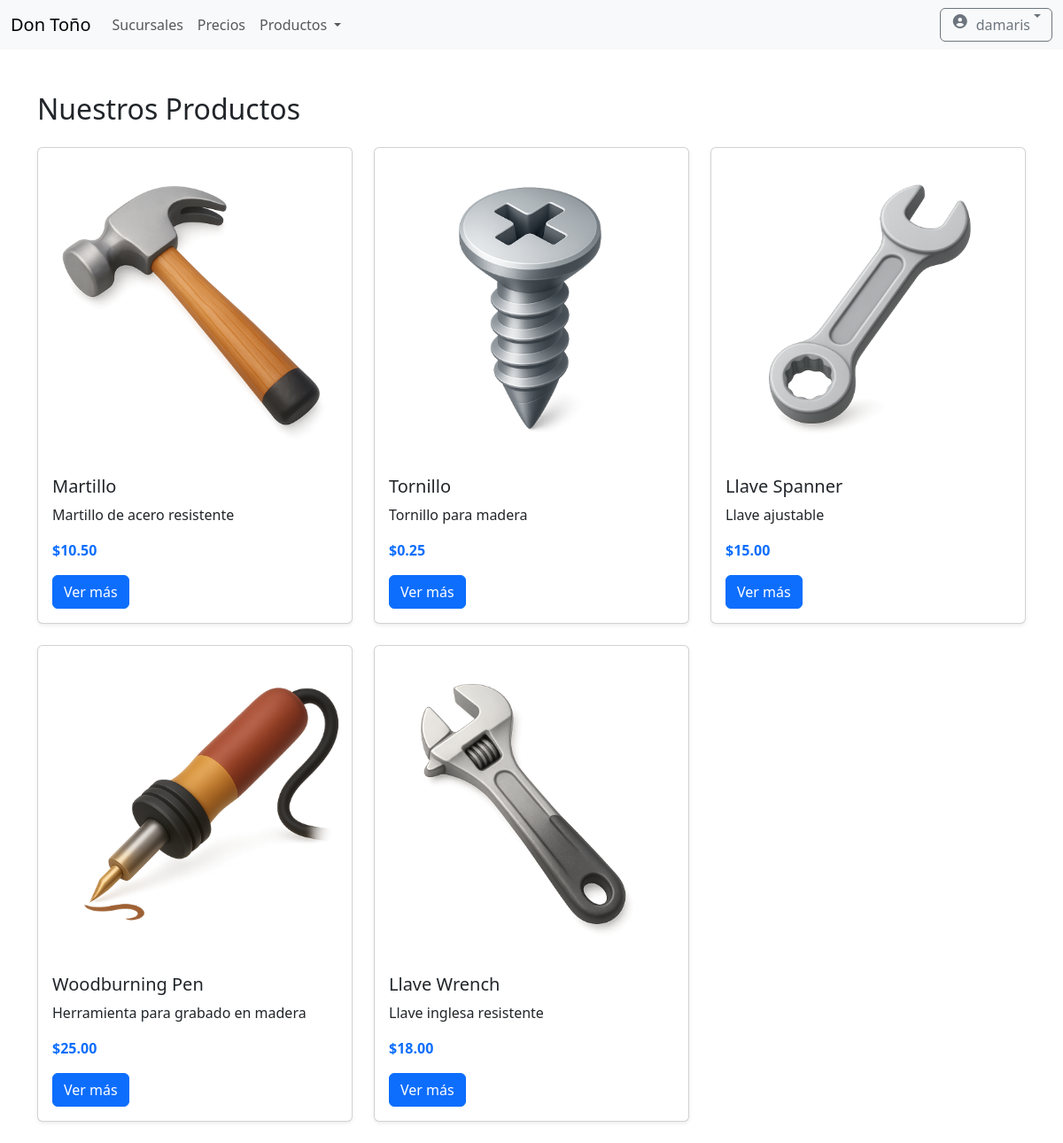
Page /dontono-am/productos.php (signed in) on the committed database.
### tables this page shows
CREATE TABLE `productos` (
  `id` int(11) NOT NULL,
  `nombre` varchar(100) DEFAULT NULL,
  `descripcion` text DEFAULT NULL,
  `precio` decimal(10,2) DEFAULT NULL,
  `categoria` varchar(50) DEFAULT NULL,
  `stock` int(11) DEFAULT NULL,
  `imagen` varchar(255) DEFAULT NULL,
  `imagen2` varchar(255) DEFAULT NULL
);

### dontono-am/productos.php (the view, shortened to what this page needs)
<?php
    include("php/conexion.php");
    $sql = "SELECT * FROM productos";
    $resultado = $conn->query($sql);
    require_once("include/header.php")
?>
<!DOCTYPE html>
<html lang="en">
<head>
        <link href="https://cdn.jsdelivr.net/npm/bootstrap@5.3.8/dist/css/bootstrap.min.css" rel="stylesheet">
        <link rel="stylesheet" href="style/style.css">
        <link rel="stylesheet" href="https://cdnjs.cloudflare.com/ajax/libs/font-awesome/7.0.1/css/all.min.css">
</head>
<body>
    <?php require_once 'include/navbar.php';?>
    <div class="container mt-5">
    <h2 class="mb-4">Nuestros Productos</h2>
    <div class="row">
        <?php while($producto = $resultado->fetch_assoc()): ?>
        <div class="col-md-4 mb-4">
            <div class="card h-100 shadow-sm">
                <img src="img/productos/<?php echo $producto['imagen']; ?>"
class="card-img-top" alt="">
                <div class="card-body">
                    <h5 class="card-title"><?php echo $producto['nombre']; ?></h5>
                    <p class="card-text">
                        <?php echo $producto['descripcion']; ?>
                    </p>
                    <p class="fw-bold text-primary">
                        $<?php echo $producto['precio']; ?>
                    </p>
                    <a href="#" class="btn btn-primary">Ver más</a>
                </div>
            </div>
        </div>
    <?php endwhile; ?>
    </div>
</div>
</body>
</html>

### rows in the picture
productos: imagen (picture), nombre "Martillo", descripcion "Martillo de acero resistente", precio "10.50"
productos: imagen (picture), nombre "Tornillo", descripcion "Tornillo para madera", precio "0.25"
productos: imagen (picture), nombre "Llave Spanner", descripcion "Llave ajustable", precio "15.00"
productos: imagen (picture), nombre "Woodburning Pen", descripcion "Herramienta para grabado en madera", precio "25.00"
productos: imagen (picture), nombre "Llave Wrench", descripcion "Llave inglesa resistente", precio "18.00"

### other values in the picture
$_SESSION['nombre'] "damaris"
